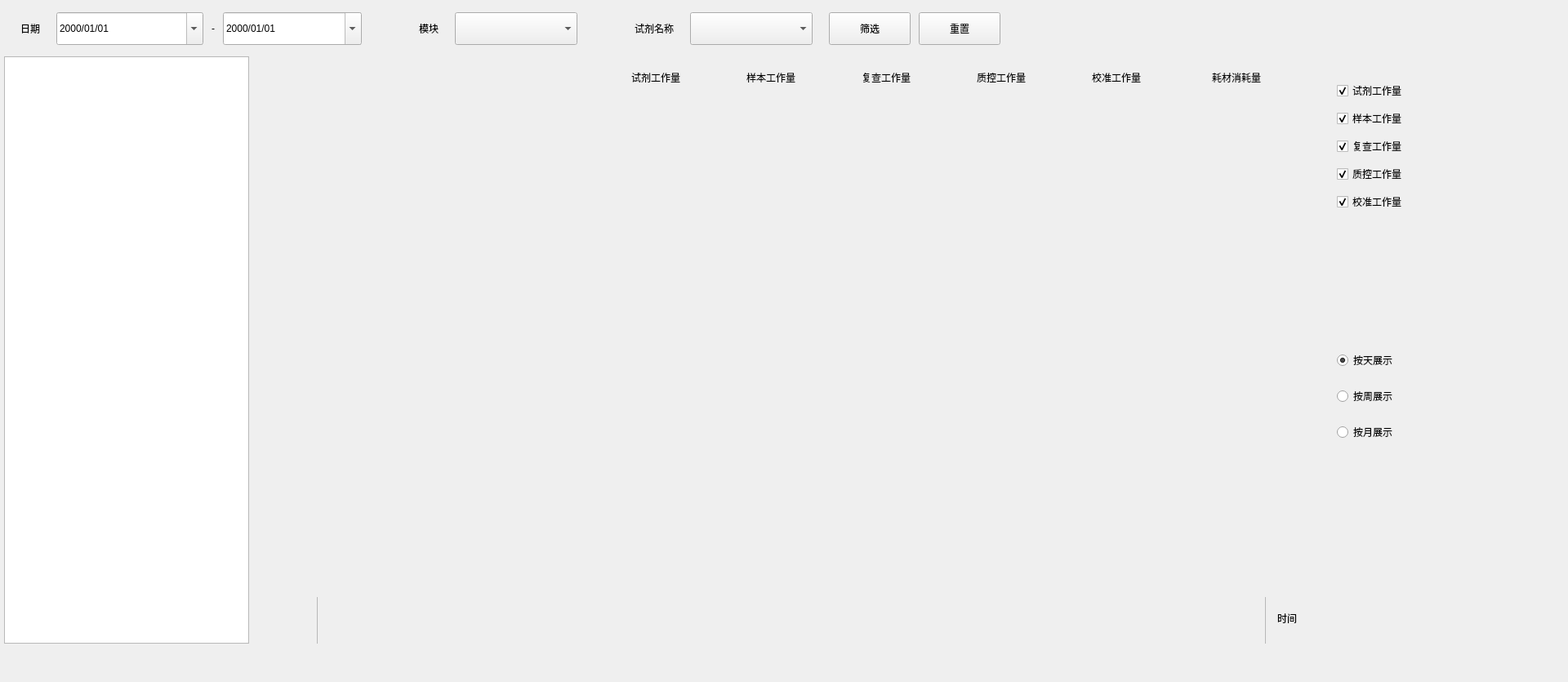
<?xml version="1.0" encoding="UTF-8"?>
<ui version="4.0">
 <class>QConsumableStatistics</class>
 <widget class="QWidget" name="QConsumableStatistics">
  <property name="geometry">
   <rect>
    <x>0</x>
    <y>0</y>
    <width>1920</width>
    <height>835</height>
   </rect>
  </property>
  <property name="windowTitle">
   <string>QConsumableStatistics</string>
  </property>
  <widget class="QWidget" name="widget" native="true">
   <property name="geometry">
    <rect>
     <x>0</x>
     <y>0</y>
     <width>1912</width>
     <height>793</height>
    </rect>
   </property>
   <widget class="QWidget" name="widget_3" native="true">
    <property name="geometry">
     <rect>
      <x>5</x>
      <y>5</y>
      <width>1902</width>
      <height>60</height>
     </rect>
    </property>
    <property name="minimumSize">
     <size>
      <width>0</width>
      <height>60</height>
     </size>
    </property>
    <property name="maximumSize">
     <size>
      <width>1912</width>
      <height>60</height>
     </size>
    </property>
    <property name="bks" stdset="0">
     <string notr="true">gray</string>
    </property>
    <property name="borders" stdset="0">
     <string notr="true">all</string>
    </property>
    <widget class="QWidget" name="widget1" native="true">
     <property name="geometry">
      <rect>
       <x>20</x>
       <y>0</y>
       <width>1631</width>
       <height>60</height>
      </rect>
     </property>
     <layout class="QHBoxLayout" name="horizontalLayout_16">
      <property name="spacing">
       <number>20</number>
      </property>
      <property name="leftMargin">
       <number>0</number>
      </property>
      <property name="topMargin">
       <number>0</number>
      </property>
      <property name="rightMargin">
       <number>0</number>
      </property>
      <property name="bottomMargin">
       <number>0</number>
      </property>
      <item>
       <layout class="QHBoxLayout" name="horizontalLayout_15">
        <property name="spacing">
         <number>70</number>
        </property>
        <item>
         <layout class="QHBoxLayout" name="horizontalLayout_14">
          <property name="spacing">
           <number>20</number>
          </property>
          <item>
           <widget class="QLabel" name="label_12">
            <property name="text">
             <string>日期</string>
            </property>
           </widget>
          </item>
          <item>
           <layout class="QHBoxLayout" name="horizontalLayout_4">
            <property name="spacing">
             <number>10</number>
            </property>
            <item>
             <widget class="QDateEdit" name="lower_date_edit">
              <property name="minimumSize">
               <size>
                <width>180</width>
                <height>40</height>
               </size>
              </property>
              <property name="maximumSize">
               <size>
                <width>180</width>
                <height>40</height>
               </size>
              </property>
              <property name="wrapping">
               <bool>false</bool>
              </property>
              <property name="buttonSymbols">
               <enum>QAbstractSpinBox::NoButtons</enum>
              </property>
              <property name="showGroupSeparator" stdset="0">
               <bool>false</bool>
              </property>
              <property name="currentSection">
               <enum>QDateTimeEdit::YearSection</enum>
              </property>
              <property name="displayFormat">
               <string>yyyy/MM/dd</string>
              </property>
              <property name="calendarPopup">
               <bool>true</bool>
              </property>
             </widget>
            </item>
            <item>
             <widget class="QLabel" name="label_13">
              <property name="text">
               <string>-</string>
              </property>
              <property name="alignment">
               <set>Qt::AlignCenter</set>
              </property>
             </widget>
            </item>
            <item>
             <widget class="QDateEdit" name="upper_date_edit">
              <property name="minimumSize">
               <size>
                <width>170</width>
                <height>40</height>
               </size>
              </property>
              <property name="maximumSize">
               <size>
                <width>180</width>
                <height>40</height>
               </size>
              </property>
              <property name="styleSheet">
               <string notr="true"/>
              </property>
              <property name="buttonSymbols">
               <enum>QAbstractSpinBox::NoButtons</enum>
              </property>
              <property name="currentSection">
               <enum>QDateTimeEdit::YearSection</enum>
              </property>
              <property name="displayFormat">
               <string>yyyy/MM/dd</string>
              </property>
              <property name="calendarPopup">
               <bool>true</bool>
              </property>
             </widget>
            </item>
           </layout>
          </item>
         </layout>
        </item>
        <item>
         <layout class="QHBoxLayout" name="horizontalLayout_5">
          <property name="spacing">
           <number>20</number>
          </property>
          <item>
           <widget class="QLabel" name="label_9">
            <property name="text">
             <string>模块</string>
            </property>
           </widget>
          </item>
          <item>
           <widget class="CustomComboBox" name="comboBox_dev">
            <property name="minimumSize">
             <size>
              <width>150</width>
              <height>40</height>
             </size>
            </property>
            <property name="maximumSize">
             <size>
              <width>150</width>
              <height>40</height>
             </size>
            </property>
           </widget>
          </item>
         </layout>
        </item>
        <item>
         <layout class="QHBoxLayout" name="horizontalLayout_13">
          <property name="spacing">
           <number>20</number>
          </property>
          <item>
           <widget class="QLabel" name="label_8">
            <property name="text">
             <string>试剂名称</string>
            </property>
           </widget>
          </item>
          <item>
           <widget class="CustomComboBox" name="combox_consum_name">
            <property name="minimumSize">
             <size>
              <width>150</width>
              <height>40</height>
             </size>
            </property>
            <property name="maximumSize">
             <size>
              <width>150</width>
              <height>40</height>
             </size>
            </property>
           </widget>
          </item>
         </layout>
        </item>
       </layout>
      </item>
      <item>
       <layout class="QHBoxLayout" name="horizontalLayout">
        <property name="spacing">
         <number>10</number>
        </property>
        <item>
         <widget class="QPushButton" name="query_btn">
          <property name="minimumSize">
           <size>
            <width>100</width>
            <height>40</height>
           </size>
          </property>
          <property name="maximumSize">
           <size>
            <width>100</width>
            <height>40</height>
           </size>
          </property>
          <property name="text">
           <string>筛选</string>
          </property>
          <property name="buttons" stdset="0">
           <string notr="true">flat_btn</string>
          </property>
         </widget>
        </item>
        <item>
         <widget class="QPushButton" name="reset_btn">
          <property name="minimumSize">
           <size>
            <width>100</width>
            <height>40</height>
           </size>
          </property>
          <property name="maximumSize">
           <size>
            <width>100</width>
            <height>40</height>
           </size>
          </property>
          <property name="text">
           <string>重置</string>
          </property>
          <property name="buttons" stdset="0">
           <string notr="true">flat_btn</string>
          </property>
         </widget>
        </item>
        <item>
         <spacer name="horizontalSpacer">
          <property name="orientation">
           <enum>Qt::Horizontal</enum>
          </property>
          <property name="sizeHint" stdset="0">
           <size>
            <width>40</width>
            <height>20</height>
           </size>
          </property>
         </spacer>
        </item>
       </layout>
      </item>
     </layout>
    </widget>
   </widget>
   <widget class="QWidget" name="widget_reag_or_sup" native="true">
    <property name="geometry">
     <rect>
      <x>5</x>
      <y>69</y>
      <width>300</width>
      <height>45</height>
     </rect>
    </property>
    <property name="minimumSize">
     <size>
      <width>300</width>
      <height>45</height>
     </size>
    </property>
    <property name="maximumSize">
     <size>
      <width>16777215</width>
      <height>45</height>
     </size>
    </property>
    <property name="bks" stdset="0">
     <string>gray</string>
    </property>
    <property name="borders" stdset="0">
     <string>all</string>
    </property>
    <layout class="QHBoxLayout" name="horizontalLayout_2">
     <property name="leftMargin">
      <number>30</number>
     </property>
     <property name="rightMargin">
      <number>30</number>
     </property>
     <item>
      <widget class="QRadioButton" name="radioButton_reag">
       <property name="text">
        <string>试剂</string>
       </property>
       <property name="checked">
        <bool>true</bool>
       </property>
       <attribute name="buttonGroup">
        <string notr="true">buttonGroup</string>
       </attribute>
      </widget>
     </item>
     <item>
      <widget class="QRadioButton" name="radioButton_consum">
       <property name="text">
        <string>耗材</string>
       </property>
       <attribute name="buttonGroup">
        <string notr="true">buttonGroup</string>
       </attribute>
      </widget>
     </item>
    </layout>
   </widget>
   <widget class="QTableView" name="tableView">
    <property name="geometry">
     <rect>
      <x>5</x>
      <y>69</y>
      <width>300</width>
      <height>719</height>
     </rect>
    </property>
    <property name="verticalScrollMode">
     <enum>QAbstractItemView::ScrollPerPixel</enum>
    </property>
    <property name="horizontalScrollMode">
     <enum>QAbstractItemView::ScrollPerPixel</enum>
    </property>
    <property name="showGrid">
     <bool>false</bool>
    </property>
    <attribute name="horizontalHeaderDefaultSectionSize">
     <number>80</number>
    </attribute>
    <attribute name="horizontalHeaderHighlightSections">
     <bool>false</bool>
    </attribute>
    <attribute name="horizontalHeaderStretchLastSection">
     <bool>true</bool>
    </attribute>
    <attribute name="verticalHeaderDefaultSectionSize">
     <number>45</number>
    </attribute>
   </widget>
   <widget class="QWidget" name="graphic" native="true">
    <property name="geometry">
     <rect>
      <x>318</x>
      <y>116</y>
      <width>1232</width>
      <height>671</height>
     </rect>
    </property>
   </widget>
   <widget class="QWidget" name="widget_5" native="true">
    <property name="geometry">
     <rect>
      <x>1607</x>
      <y>69</y>
      <width>300</width>
      <height>719</height>
     </rect>
    </property>
    <property name="borders" stdset="0">
     <string notr="true">all</string>
    </property>
    <layout class="QVBoxLayout" name="verticalLayout_3">
     <property name="spacing">
      <number>0</number>
     </property>
     <property name="leftMargin">
      <number>30</number>
     </property>
     <property name="topMargin">
      <number>0</number>
     </property>
     <property name="rightMargin">
      <number>0</number>
     </property>
     <property name="bottomMargin">
      <number>0</number>
     </property>
     <item>
      <widget class="QWidget" name="widget_reag" native="true">
       <property name="minimumSize">
        <size>
         <width>0</width>
         <height>330</height>
        </size>
       </property>
       <property name="maximumSize">
        <size>
         <width>16777215</width>
         <height>330</height>
        </size>
       </property>
       <layout class="QVBoxLayout" name="verticalLayout">
        <property name="spacing">
         <number>10</number>
        </property>
        <property name="leftMargin">
         <number>0</number>
        </property>
        <property name="topMargin">
         <number>30</number>
        </property>
        <property name="rightMargin">
         <number>0</number>
        </property>
        <property name="bottomMargin">
         <number>0</number>
        </property>
        <item>
         <widget class="QCheckBox" name="checkBox_reag_work">
          <property name="text">
           <string>试剂工作量</string>
          </property>
          <property name="checked">
           <bool>true</bool>
          </property>
         </widget>
        </item>
        <item>
         <widget class="QCheckBox" name="checkBox_sample_work">
          <property name="text">
           <string>样本工作量</string>
          </property>
          <property name="checked">
           <bool>true</bool>
          </property>
         </widget>
        </item>
        <item>
         <widget class="QCheckBox" name="checkBox_recheck_work">
          <property name="text">
           <string>复查工作量</string>
          </property>
          <property name="checked">
           <bool>true</bool>
          </property>
         </widget>
        </item>
        <item>
         <widget class="QCheckBox" name="checkBox_qc_work">
          <property name="text">
           <string>质控工作量</string>
          </property>
          <property name="checked">
           <bool>true</bool>
          </property>
         </widget>
        </item>
        <item>
         <widget class="QCheckBox" name="checkBox_cali_work">
          <property name="text">
           <string>校准工作量</string>
          </property>
          <property name="checked">
           <bool>true</bool>
          </property>
         </widget>
        </item>
        <item>
         <spacer name="verticalSpacer_2">
          <property name="orientation">
           <enum>Qt::Vertical</enum>
          </property>
          <property name="sizeHint" stdset="0">
           <size>
            <width>20</width>
            <height>40</height>
           </size>
          </property>
         </spacer>
        </item>
       </layout>
      </widget>
     </item>
     <item>
      <widget class="QWidget" name="widget_set" native="true">
       <property name="minimumSize">
        <size>
         <width>0</width>
         <height>300</height>
        </size>
       </property>
       <property name="maximumSize">
        <size>
         <width>16777215</width>
         <height>300</height>
        </size>
       </property>
       <layout class="QVBoxLayout" name="verticalLayout_2">
        <property name="spacing">
         <number>20</number>
        </property>
        <property name="leftMargin">
         <number>0</number>
        </property>
        <property name="topMargin">
         <number>30</number>
        </property>
        <property name="rightMargin">
         <number>0</number>
        </property>
        <property name="bottomMargin">
         <number>0</number>
        </property>
        <item>
         <widget class="QRadioButton" name="show_by_day">
          <property name="text">
           <string>按天展示</string>
          </property>
          <property name="checked">
           <bool>true</bool>
          </property>
          <attribute name="buttonGroup">
           <string notr="true">buttonGroup_2</string>
          </attribute>
         </widget>
        </item>
        <item>
         <widget class="QRadioButton" name="show_by_week">
          <property name="text">
           <string>按周展示</string>
          </property>
          <attribute name="buttonGroup">
           <string notr="true">buttonGroup_2</string>
          </attribute>
         </widget>
        </item>
        <item>
         <widget class="QRadioButton" name="show_by_mon">
          <property name="text">
           <string>按月展示</string>
          </property>
          <attribute name="buttonGroup">
           <string notr="true">buttonGroup_2</string>
          </attribute>
         </widget>
        </item>
        <item>
         <spacer name="verticalSpacer">
          <property name="orientation">
           <enum>Qt::Vertical</enum>
          </property>
          <property name="sizeHint" stdset="0">
           <size>
            <width>20</width>
            <height>40</height>
           </size>
          </property>
         </spacer>
        </item>
       </layout>
      </widget>
     </item>
     <item>
      <spacer name="verticalSpacer_3">
       <property name="orientation">
        <enum>Qt::Vertical</enum>
       </property>
       <property name="sizeHint" stdset="0">
        <size>
         <width>20</width>
         <height>40</height>
        </size>
       </property>
      </spacer>
     </item>
    </layout>
   </widget>
   <widget class="QWidget" name="widget2" native="true">
    <property name="geometry">
     <rect>
      <x>323</x>
      <y>74</y>
      <width>1221</width>
      <height>41</height>
     </rect>
    </property>
    <layout class="QHBoxLayout" name="horizontalLayout_12">
     <property name="spacing">
      <number>41</number>
     </property>
     <property name="leftMargin">
      <number>0</number>
     </property>
     <property name="topMargin">
      <number>0</number>
     </property>
     <property name="rightMargin">
      <number>0</number>
     </property>
     <property name="bottomMargin">
      <number>0</number>
     </property>
     <item>
      <spacer name="horizontalSpacer_2">
       <property name="orientation">
        <enum>Qt::Horizontal</enum>
       </property>
       <property name="sizeHint" stdset="0">
        <size>
         <width>40</width>
         <height>20</height>
        </size>
       </property>
      </spacer>
     </item>
     <item>
      <layout class="QHBoxLayout" name="horizontalLayout_6">
       <property name="spacing">
        <number>0</number>
       </property>
       <property name="rightMargin">
        <number>0</number>
       </property>
       <item>
        <widget class="QLabel" name="icon_reag_work">
         <property name="minimumSize">
          <size>
           <width>40</width>
           <height>0</height>
          </size>
         </property>
         <property name="text">
          <string/>
         </property>
        </widget>
       </item>
       <item>
        <widget class="QLabel" name="label_reag_work">
         <property name="text">
          <string>试剂工作量</string>
         </property>
         <property name="fonts" stdset="0">
          <string notr="true">16</string>
         </property>
        </widget>
       </item>
      </layout>
     </item>
     <item>
      <layout class="QHBoxLayout" name="horizontalLayout_7">
       <property name="spacing">
        <number>0</number>
       </property>
       <property name="rightMargin">
        <number>0</number>
       </property>
       <item>
        <widget class="QLabel" name="icon_sample_work">
         <property name="minimumSize">
          <size>
           <width>40</width>
           <height>0</height>
          </size>
         </property>
         <property name="text">
          <string/>
         </property>
        </widget>
       </item>
       <item>
        <widget class="QLabel" name="label_sample_work">
         <property name="text">
          <string>样本工作量</string>
         </property>
         <property name="fonts" stdset="0">
          <string notr="true">16</string>
         </property>
        </widget>
       </item>
      </layout>
     </item>
     <item>
      <layout class="QHBoxLayout" name="horizontalLayout_8">
       <property name="spacing">
        <number>0</number>
       </property>
       <item>
        <widget class="QLabel" name="icon_recheck_work">
         <property name="minimumSize">
          <size>
           <width>40</width>
           <height>0</height>
          </size>
         </property>
         <property name="text">
          <string/>
         </property>
        </widget>
       </item>
       <item>
        <widget class="QLabel" name="label_recheck_work">
         <property name="text">
          <string>复查工作量</string>
         </property>
         <property name="fonts" stdset="0">
          <string notr="true">16</string>
         </property>
        </widget>
       </item>
      </layout>
     </item>
     <item>
      <layout class="QHBoxLayout" name="horizontalLayout_9">
       <property name="spacing">
        <number>0</number>
       </property>
       <property name="rightMargin">
        <number>0</number>
       </property>
       <item>
        <widget class="QLabel" name="icon_qc_work">
         <property name="minimumSize">
          <size>
           <width>40</width>
           <height>0</height>
          </size>
         </property>
         <property name="text">
          <string/>
         </property>
        </widget>
       </item>
       <item>
        <widget class="QLabel" name="label_qc_work">
         <property name="text">
          <string>质控工作量</string>
         </property>
         <property name="fonts" stdset="0">
          <string notr="true">16</string>
         </property>
        </widget>
       </item>
      </layout>
     </item>
     <item>
      <layout class="QHBoxLayout" name="horizontalLayout_10">
       <property name="spacing">
        <number>0</number>
       </property>
       <property name="rightMargin">
        <number>0</number>
       </property>
       <item>
        <widget class="QLabel" name="icon_cali_work">
         <property name="minimumSize">
          <size>
           <width>40</width>
           <height>0</height>
          </size>
         </property>
         <property name="text">
          <string/>
         </property>
        </widget>
       </item>
       <item>
        <widget class="QLabel" name="label_cali_work">
         <property name="minimumSize">
          <size>
           <width>0</width>
           <height>0</height>
          </size>
         </property>
         <property name="text">
          <string>校准工作量</string>
         </property>
         <property name="fonts" stdset="0">
          <string notr="true">16</string>
         </property>
        </widget>
       </item>
      </layout>
     </item>
     <item>
      <layout class="QHBoxLayout" name="horizontalLayout_11">
       <item>
        <widget class="QLabel" name="icon_con_size">
         <property name="minimumSize">
          <size>
           <width>40</width>
           <height>0</height>
          </size>
         </property>
         <property name="text">
          <string/>
         </property>
        </widget>
       </item>
       <item>
        <widget class="QLabel" name="label_con_size">
         <property name="minimumSize">
          <size>
           <width>0</width>
           <height>0</height>
          </size>
         </property>
         <property name="text">
          <string>耗材消耗量</string>
         </property>
         <property name="fonts" stdset="0">
          <string notr="true">16</string>
         </property>
        </widget>
       </item>
      </layout>
     </item>
    </layout>
   </widget>
   <widget class="QLabel" name="label_2">
    <property name="geometry">
     <rect>
      <x>1550</x>
      <y>746</y>
      <width>52</width>
      <height>21</height>
     </rect>
    </property>
    <property name="styleSheet">
     <string notr="true"/>
    </property>
    <property name="text">
     <string>时间</string>
    </property>
    <property name="alignment">
     <set>Qt::AlignCenter</set>
    </property>
    <property name="fonts" stdset="0">
     <string notr="true">16</string>
    </property>
   </widget>
  </widget>
  <widget class="QFrame" name="line_v_2">
   <property name="geometry">
    <rect>
     <x>5</x>
     <y>69</y>
     <width>1</width>
     <height>719</height>
    </rect>
   </property>
   <property name="frameShape">
    <enum>QFrame::StyledPanel</enum>
   </property>
   <property name="frameShadow">
    <enum>QFrame::Raised</enum>
   </property>
   <property name="lines" stdset="0">
    <string>solid</string>
   </property>
  </widget>
  <widget class="QFrame" name="line_h">
   <property name="geometry">
    <rect>
     <x>5</x>
     <y>787</y>
     <width>300</width>
     <height>1</height>
    </rect>
   </property>
   <property name="frameShape">
    <enum>QFrame::StyledPanel</enum>
   </property>
   <property name="frameShadow">
    <enum>QFrame::Raised</enum>
   </property>
   <property name="lines" stdset="0">
    <string>solid</string>
   </property>
  </widget>
  <widget class="QFrame" name="line_v_3">
   <property name="geometry">
    <rect>
     <x>304</x>
     <y>69</y>
     <width>1</width>
     <height>719</height>
    </rect>
   </property>
   <property name="frameShape">
    <enum>QFrame::StyledPanel</enum>
   </property>
   <property name="frameShadow">
    <enum>QFrame::Raised</enum>
   </property>
   <property name="lines" stdset="0">
    <string>solid</string>
   </property>
  </widget>
  <widget class="QLabel" name="bk_label">
   <property name="geometry">
    <rect>
     <x>309</x>
     <y>69</y>
     <width>1294</width>
     <height>719</height>
    </rect>
   </property>
   <property name="text">
    <string/>
   </property>
   <property name="borders" stdset="0">
    <string notr="true">all</string>
   </property>
  </widget>
  <widget class="QFrame" name="line_v_4">
   <property name="geometry">
    <rect>
     <x>388</x>
     <y>731</y>
     <width>1</width>
     <height>57</height>
    </rect>
   </property>
   <property name="frameShape">
    <enum>QFrame::StyledPanel</enum>
   </property>
   <property name="frameShadow">
    <enum>QFrame::Raised</enum>
   </property>
   <property name="lines" stdset="0">
    <string>solid</string>
   </property>
  </widget>
  <widget class="QFrame" name="line_v_5">
   <property name="geometry">
    <rect>
     <x>1549</x>
     <y>731</y>
     <width>1</width>
     <height>57</height>
    </rect>
   </property>
   <property name="frameShape">
    <enum>QFrame::StyledPanel</enum>
   </property>
   <property name="frameShadow">
    <enum>QFrame::Raised</enum>
   </property>
   <property name="lines" stdset="0">
    <string>solid</string>
   </property>
  </widget>
  <widget class="QFrame" name="line_h_2">
   <property name="geometry">
    <rect>
     <x>5</x>
     <y>69</y>
     <width>300</width>
     <height>1</height>
    </rect>
   </property>
   <property name="frameShape">
    <enum>QFrame::StyledPanel</enum>
   </property>
   <property name="frameShadow">
    <enum>QFrame::Raised</enum>
   </property>
   <property name="lines" stdset="0">
    <string>solid</string>
   </property>
  </widget>
  <zorder>bk_label</zorder>
  <zorder>widget</zorder>
  <zorder>line_v_3</zorder>
  <zorder>line_v_2</zorder>
  <zorder>line_h</zorder>
  <zorder>line_v_4</zorder>
  <zorder>line_v_5</zorder>
  <zorder>line_h_2</zorder>
 </widget>
 <layoutdefault spacing="6" margin="11"/>
 <customwidgets>
  <customwidget>
   <class>CustomComboBox</class>
   <extends>QComboBox</extends>
   <header location="global">QStatisBaseWgt.h</header>
  </customwidget>
 </customwidgets>
 <resources/>
 <connections/>
 <buttongroups>
  <buttongroup name="buttonGroup_2"/>
  <buttongroup name="buttonGroup"/>
 </buttongroups>
</ui>
